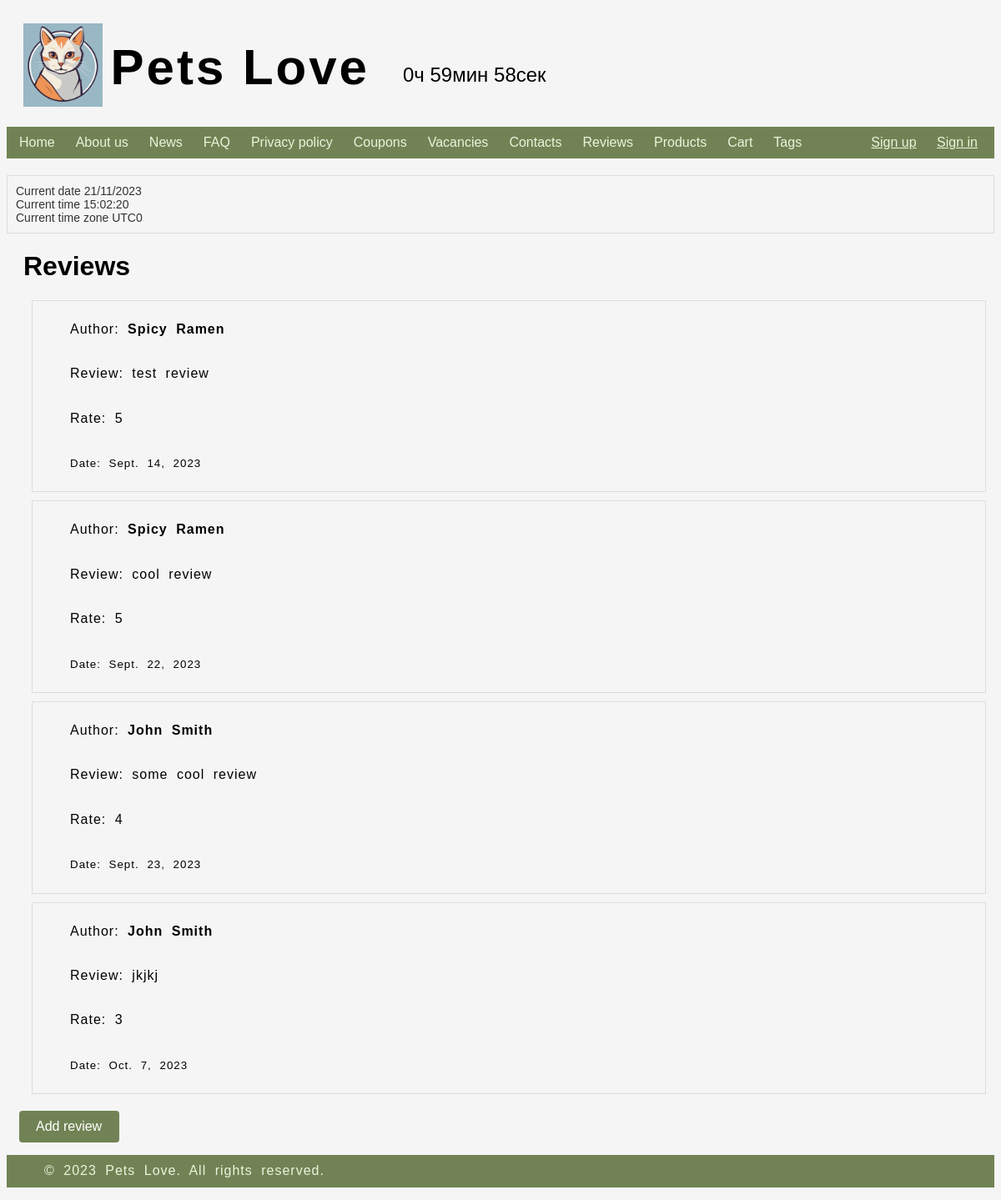
The app's page /reviews/ with its own data.
### shop/models.py (models this page shows)
class Review(models.Model):
    author = models.ForeignKey(MyUser, on_delete=models.DO_NOTHING)
    review_text = models.TextField(blank=True)
    review_date = models.DateField()
    rate_field = models.IntegerField(default=5)

### login/models.py (models this page shows, shortened)
class MyUser(AbstractUser):
    first_name = models.CharField(max_length=200)
    last_name = models.CharField(max_length=200)
    date_of_birth = models.DateField()
    email = models.EmailField()
    phone_number = models.CharField(max_length=50)
    REQUIRED_FIELDS = ['first_name', 'last_name',
                       'email', 'date_of_birth', 'phone_number']
    USERNAME_FIELD = 'username'
    objects = MyUserManager()
    image = models.ImageField(upload_to='user/', default='user/test.jpg')

### shop/views.py (the view)
# urls.py: path('reviews/', views.reviews, name='reviews'),
def reviews(request):
    reviews_list = Review.objects.all()
    return render(request, 'information/reviews.html', {'reviews_list': reviews_list})

### shop/templates/information/reviews.html (shortened to what this page needs)
{% extends "base.html" %}
{%load static%}
{% block extra_stylesheets %}
  <link rel="stylesheet" href={% static 'shop/list.css' %}>
{% endblock %}
{% block content %}
    <h1>Reviews</h1>
    <ul class="styled-list" >
        {% for r in reviews_list%}
        <li>
            <p>
                Author: <strong>{{r.author.first_name}} {{r.author.last_name}}</strong>
            </p>
            <p>
                Review: {{r.review_text}}
            </p>
            <p>
                Rate: {{r.rate_field}}
            </p>
            <p>
                <small>Date: {{r.review_date}}</small>
            </p>
        </li>
        {% endfor %}
    </ul>
    <div class="add-button">
    <a href="{% url 'shop:create_review' %}"> Add review </a><br>
    </div>
{% endblock %}

### shop/static/shop/styles_base.css (style rules this page uses)
body { font-family: 'Monseratt', Arial, sans-serif; padding: 0; background-color: #F5F5F5; overflow-x: hidden; }
p { margin: 15px; padding: 10px; text-indent: 20px; line-height: 1.15; text-transform: initial; word-spacing: 5px; letter-spacing: 1px; hyphens: auto; word-break: break-all; font-family: 'Monseratt', sans-serif; text-align: justify; font-kerning: normal; }
h1, h2, h3 { margin-left: 20px; }

### shop/static/shop/list.css (style rules this page uses)
.styled-list { list-style-type: none; padding-left: 20px; }
.styled-list li { background-color: #f5f5f5; border: 1px solid #ddd; margin: 10px; }
.add-button { background-color: #718355; border: none; padding: 10px 20px; border-radius: 4px; width: 80px; margin-top: 20px; margin-left: 15px; }
.add-button a { color: #fff; text-decoration: none; }

### records on screen
Review: author.first_name "Spicy", author.last_name "Ramen", review_text "test review", rate_field "5", review_date "Sept. 14, 2023"
Review: author.first_name "Spicy", author.last_name "Ramen", review_text "cool review", rate_field "5", review_date "Sept. 22, 2023"
Review: author.first_name "John", author.last_name "Smith", review_text "some cool review", rate_field "4", review_date "Sept. 23, 2023"
Review: author.first_name "John", author.last_name "Smith", review_text "jkjkj", rate_field "3", review_date "Oct. 7, 2023"
